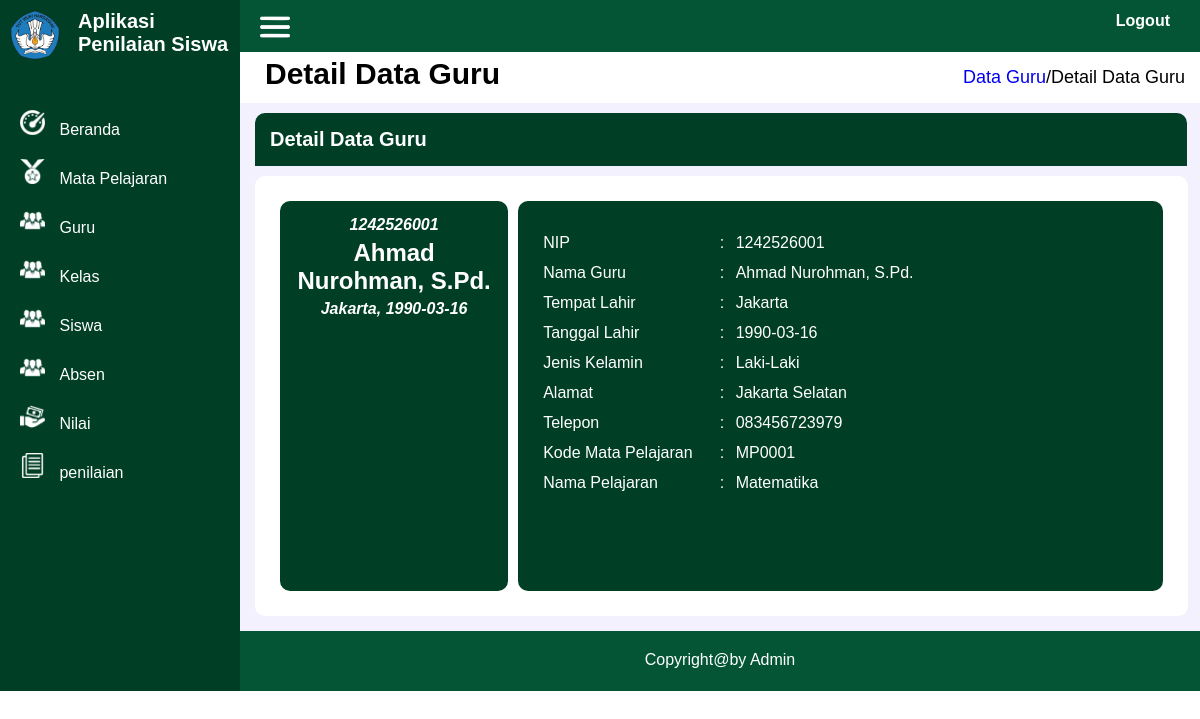
The page /admin/tampilan/detail_guru.php?nip=1242526001 on the database its author committed.
### tables this page shows
CREATE TABLE `guru` (
  `nip` int(15) NOT NULL,
  `nm_guru` varchar(50) NOT NULL,
  `tmp_lahir_guru` varchar(50) NOT NULL,
  `tgl_lahir_guru` date NOT NULL,
  `jkel_guru` varchar(10) NOT NULL,
  `alamat` varchar(250) NOT NULL,
  `telp` varchar(12) NOT NULL,
  `kd_matpel` varchar(10) NOT NULL,
  `nm_matpel` varchar(50) NOT NULL
);

### admin/tampilan/detail_guru.php (the view, shortened to what this page needs)
<!DOCTYPE html>
<html lang="en">
<head>
    <link rel="stylesheet" href="../../css/style.css">
</head>
<body>
<?php
    include "../../koneksi.php";
    $nip = $_GET['nip'];
    $sql = "SELECT * FROM guru WHERE nip='$nip'";
    $result = mysqli_query($koneksi, $sql);
    if (mysqli_num_rows($result) > 0) {
        $row = mysqli_fetch_assoc($result);
        $nip = $row["nip"];
        $nm_guru = $row["nm_guru"];
        $tmp_lahir_guru = $row["tmp_lahir_guru"];
        $tgl_lahir_guru = $row["tgl_lahir_guru"];
        $jkel_guru = $row["jkel_guru"];
        $alamat = $row["alamat"];
        $telp = $row["telp"];
        $kd_matpel = $row["kd_matpel"];
        $nm_matpel = $row["nm_matpel"];
    }
?>
    <div class="container">
    <div class="side-kiri">
            <div class="identitas">
                <div class="logo">
                    <img src="../../gambar/logo.png">
                </div>
                <div class="judul">
                Aplikasi Penilaian Siswa
                </div>
            </div>
            <div class="side-menu">
                <img src="../../gambar/dashboard.png">
                <a href="../beranda.php">Beranda</a>
            </div>
            <div class="side-menu">
                <img src="../../gambar/jabatan.png">
                <a href="data_matpel.php">Mata Pelajaran</a>
            </div>
            <div class="side-menu">
                <img src="../../gambar/pegawai.png">
                <a href="data_guru.php">Guru</a>
            </div>
            <div class="side-menu">
                <img src="../../gambar/pegawai.png">
                <a href="data_kelas.php">Kelas</a>
            </div>
            <div class="side-menu">
                <img src="../../gambar/pegawai.png">
                <a href="data_siswa.php">Siswa</a>
            </div>
            <div class="side-menu">
                <img src="../../gambar/pegawai.png">
                <a href="data_absen.php">Absen</a>
            </div>
            <div class="side-menu">
                <img src="../../gambar/gaji.png">
                <a href="data_nilai.php">Nilai</a>
            </div>
            <div class="side-menu">
                <img src="../../gambar/penilaian.png">
                <a href="penilaian.php">penilaian</a>
            </div>
        </div>
        <div class="side-kanan">
            <div class="kepala">
                <div class="kepala-garis"><img src="../../gambar/garis.png"></div>
                <div class="logout"><a href="../../logout.php">Logout</a></div>
            </div>
            <div class="judul-halaman">
                <div class="judul-detail">Detail Data Guru</div>
                <div class="link"><a href="data_guru.php">Data Guru</a>/Detail Data Guru</div>
            </div>
            <div class="kotak-judul-detail">
                Detail Data Guru
            </div>
            <div class="halaman-beranda">
                <div class="detail-foto">
                    <h4><?php echo $nip; ?></h4>
                    <h3><?php echo $nm_guru; ?></h3>
                    <h4><?php echo $tmp_lahir_guru; ?>, <?php echo $tgl_lahir_guru; ?></h4>
                </div>
                <div class="detail-identitas">
                    <br>
                    <div class="kotak-identitas">
                        <div class="identitas-kiri">NIP</div>
                        <div class="identitas-tengah">:</div>
                        <div class="identitas-kanan"><?php echo $nip; ?></div>
                    </div>
                    <div class="kotak-identitas">
                        <div class="identitas-kiri">Nama Guru</div>
                        <div class="identitas-tengah">:</div>
                        <div class="identitas-kanan"><?php echo $nm_guru; ?></div>
                    </div>
                    <div class="kotak-identitas">
                        <div class="identitas-kiri">Tempat Lahir</div>
                        <div class="identitas-tengah">:</div>
                        <div class="identitas-kanan"><?php echo $tmp_lahir_guru; ?></div>
                    </div>
                    <div class="kotak-identitas">
                        <div class="identitas-kiri">Tanggal Lahir</div>
                        <div class="identitas-tengah">:</div>
                        <div class="identitas-kanan"><?php echo $tgl_lahir_guru; ?></div>
                    </div>
                    <div class="kotak-identitas">
                        <div class="identitas-kiri">Jenis Kelamin</div>
                        <div class="identitas-tengah">:</div>
                        <div class="identitas-kanan"><?php echo $jkel_guru; ?></div>
                    </div>
                    <div class="kotak-identitas">
                        <div class="identitas-kiri">Alamat</div>
                        <div class="identitas-tengah">:</div>
                        <div class="identitas-kanan"><?php echo $alamat; ?></div>
                    </div>
                    <div class="kotak-identitas">
                        <div class="identitas-kiri">Telepon</div>
                        <div class="identitas-tengah">:</div>
                        <div class="identitas-kanan"><?php echo $telp; ?></div>
                    </div>
                    <div class="kotak-identitas">
                        <div class="identitas-kiri">Kode Mata Pelajaran</div>
                        <div class="identitas-tengah">:</div>
                        <div class="identitas-kanan"><?php echo $kd_matpel; ?></div>
                    </div>
                    <div class="kotak-identitas">
                        <div class="identitas-kiri">Nama Pelajaran</div>
                        <div class="identitas-tengah">:</div>
                        <div class="identitas-kanan"><?php echo $nm_matpel; ?></div>
                    </div>
            </div>
        </div>
        <div class="kaki">
                Copyright@by Admin
            </div>
    </div>
</body>
</html>

### css/style.css (style rules this page uses)
* { font-family: Arial, Helvetica, sans-serif; margin: 0; }
.container { width: 100%; height: auto; background-color: antiquewhite; display: flex; }
.side-kiri { width: 20%; min-height: 600px; background-color: rgb(0, 62, 38); }
.side-kanan { width: 80%; min-height: 600px; background-color: rgb(243, 241, 253); }
.identitas { display: flex; min-height: 40px; width: auto; margin-bottom: 40px; }
.logo { width: 20%; height: 40px; padding: 10px; }
.logo img { border-radius: 50%; width: 50px; height: 50px; }
.judul { width: 80%; height: 40px; padding: 10px; color: white; font-family: Helvetica; font-weight: bold; font-size: 20px; }
.side-menu { width: auto; border: 2px; color: aliceblue; padding: 10px 0px 10px 20px; align-items: center; }
.side-menu a { text-decoration: none; color: white; cursor: pointer; margin-left: 10px; }
.side-menu img { width: 25px; height: 25px; }
.kepala { width: auto; min-height: 40px; background-color: rgb(3, 85, 53); padding: 12px 30px 0px 0px; display: flex; }
.kepala-garis { width: 10%; height: 30px; }
.kepala-garis img { width: 30px; height: 30px; margin-left: 20px; }
.logout { width: 90%; height: 30px; text-align: right; }
.logout a { margin-top:20px; color: #fff; font-weight: bold; text-decoration: none; }
.judul-halaman { width: auto; min-height: 40px; text-align: right; background-color: #fff; display: flex; }
h3 { font-size: 24px; font-weight: bold; color: #fff; }
h4 { font-size: 16px; font-weight: bold; color: #fff; font-style: italic; margin: 5px; }
.halaman-beranda { width: 93%; min-height: 400px; background-color: #fff; padding: 20px; border-radius: 10px; margin: 10px 0px 0px 15px; display: flex; }
.kotak-judul-detail { width: 94%; min-height: 20px; background-color: rgb(0, 62, 38); padding: 15px; border-radius: 10px 10px 0px 0px; margin: 10px 0px 0px 15px; color: #fff; font-size: 20px; font-weight: bold; }
.judul-detail { font-size: 30px; font-weight: bold; text-align: left; padding: 5px; width: 35%; margin-left: 20px; }
.link { font-size: 18px; text-align: right; padding: 15px; width: 65%; }
.link a { text-decoration: none; }
.detail-foto { width: 25%; min-height: 50px; padding: 10px; color: #fff; background-color: rgb(0, 62, 38); text-align: center; border-radius: 10px; margin: 5px; }
.detail-identitas { width: 75%; height: auto; padding: 10px; background-color: rgb(0, 62, 38); border-radius: 10px; margin: 5px; color: #fff; }
.kotak-identitas { width: 100%; display: flex; height: 30px; margin-left: 10px; }
.identitas-kiri { width: 28%; height: auto; padding: 5px; }
.identitas-tengah { width: 1%; height: auto; padding: 5px; }
.identitas-kanan { width: 71%; height: auto; padding: 5px; }
.kaki { width: auto; min-height: 20px; background-color: rgb(3, 85, 53); padding: 20px; color: #fff; font-size: 16px; text-align: center; margin-top: 15px; }

### rows shown on the page
guru: nip "1242526001", nm_guru "Ahmad Nurohman, S.Pd.", tmp_lahir_guru "Jakarta", tgl_lahir_guru "1990-03-16", jkel_guru "Laki-Laki", alamat "Jakarta Selatan", telp "083456723979", kd_matpel "MP0001", nm_matpel "Matematika"
